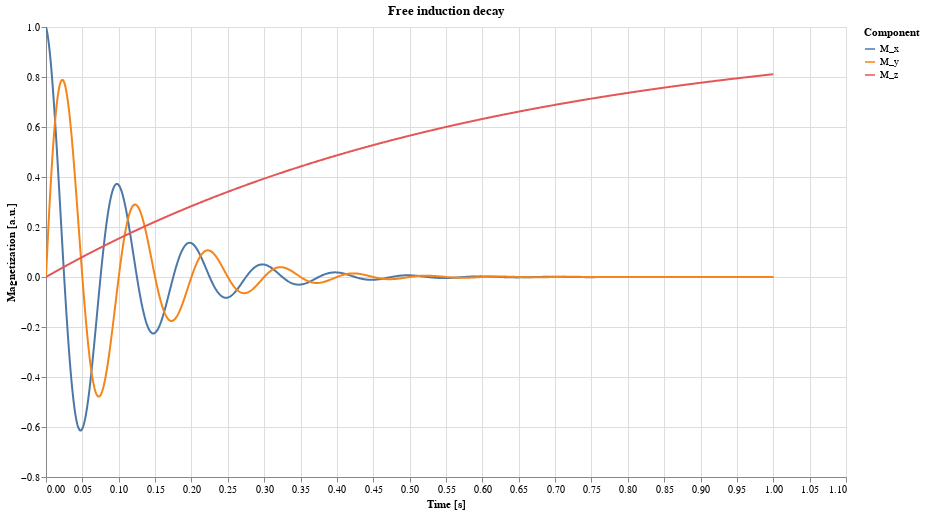

Write the Vega-Lite specification saved for this chart.
### Vega-Lite specification from a JSON file in a GitHub repository (floating-point values rounded to 4 significant figures; data arrays with more than 128 entries replaced by an {"elided": "..."} marker saying what was removed)
{"height": 450, "data": {"values": {"elided": "1002 records"}}, "$schema": "https://vega.github.io/schema/vega-lite/v4.json", "title": "Free induction decay", "encoding": {"color": {"title": "Component", "field": "key"}, "y": {"title": "Magnetization [a.u.]", "type": "quantitative", "field": "value"}, "x": {"title": "Time [s]", "type": "quantitative", "field": "time"}}, "transform": [{"fold": ["M_x", "M_y", "M_z"]}], "mark": {"tooltip": {"content": "encoding"}, "type": "line", "clip": true}, "width": 800}
